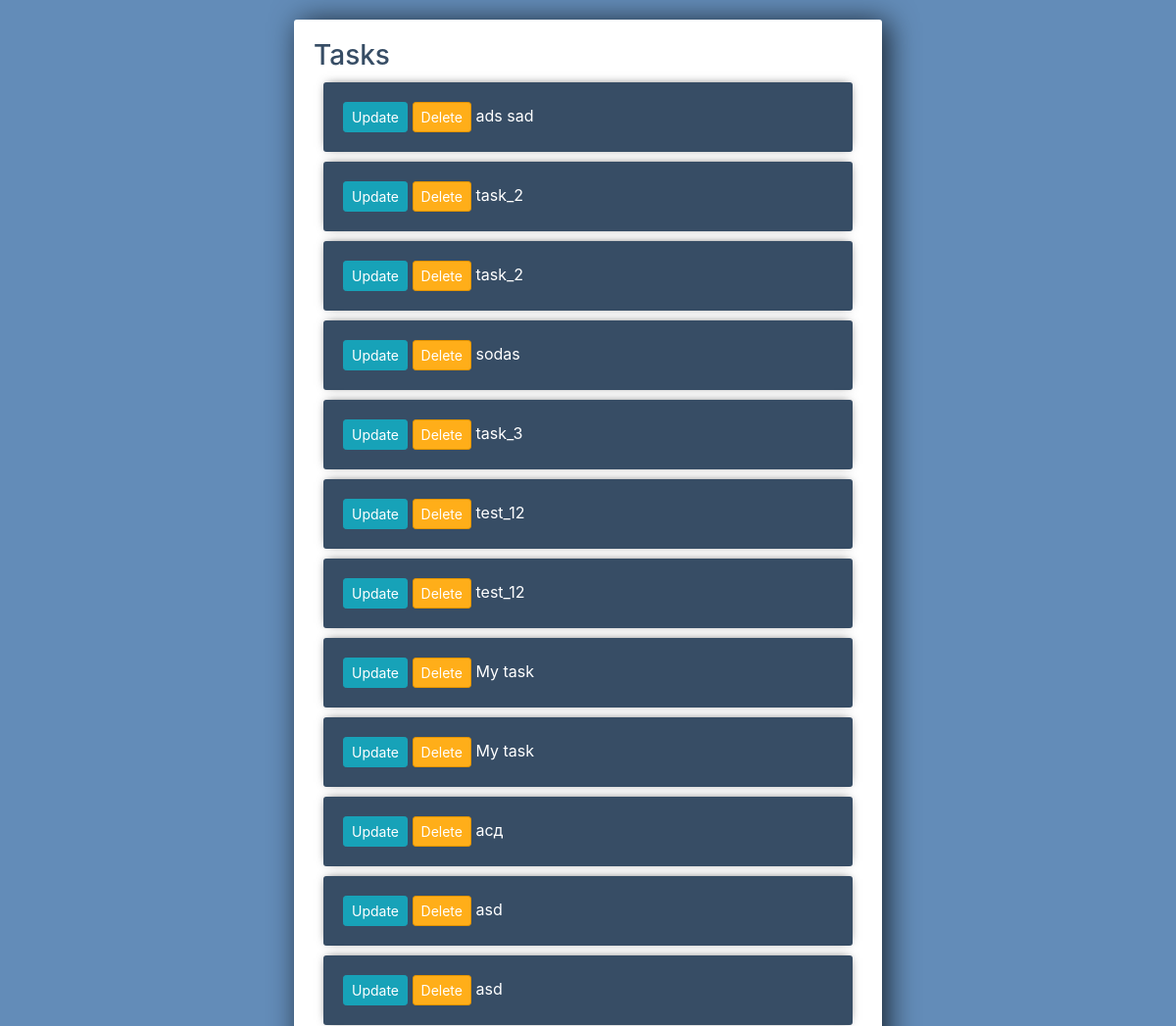
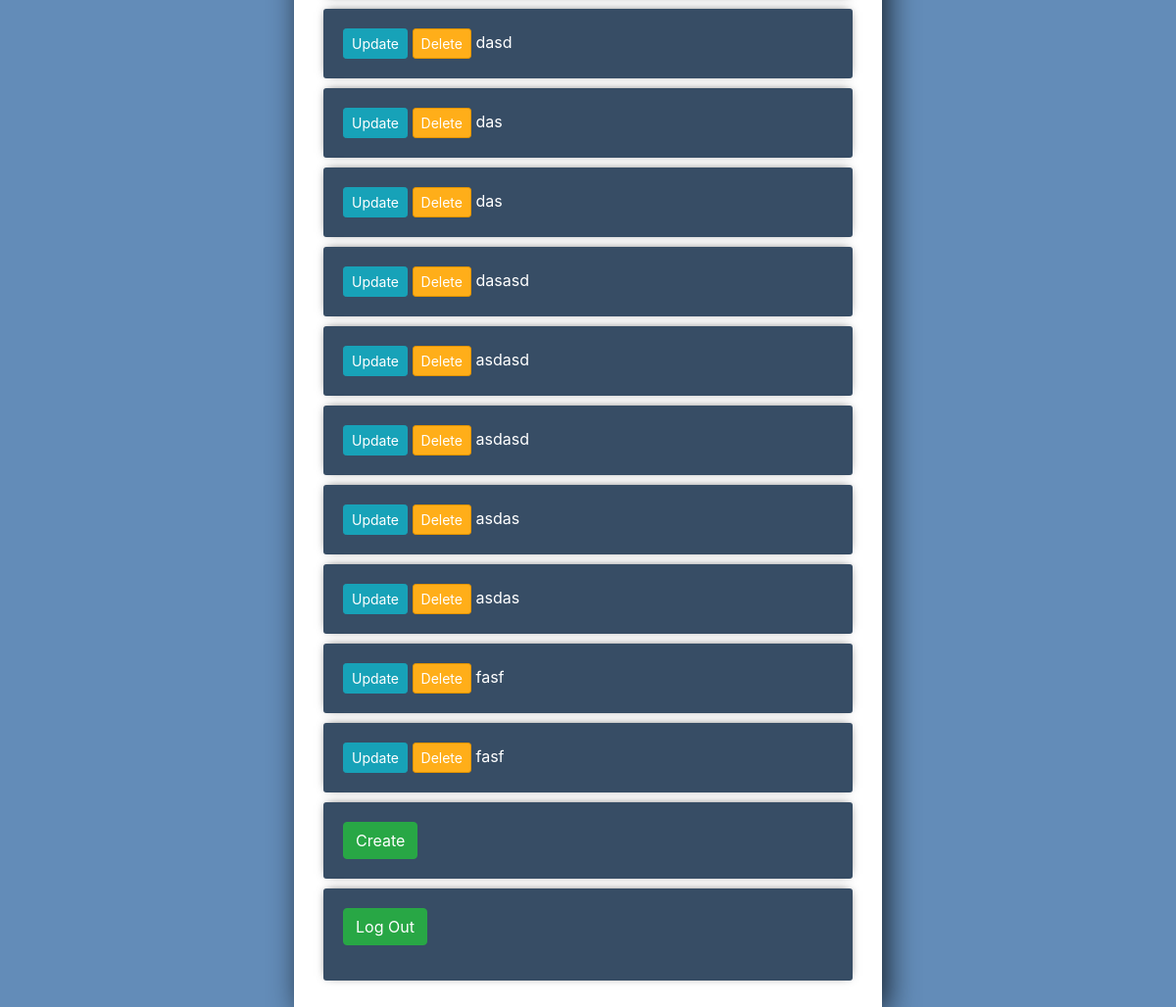
Screenshot of /task/tasks/ with the database file from the repository (2 pictures, top to bottom).
### task/models.py (models this page shows, shortened)
class Task(models.Model):
    user = models.ForeignKey(User, on_delete=models.CASCADE, null=True, blank=True)
    name = models.CharField(max_length=50)
    description = models.TextField()
    created_at = models.DateTimeField(auto_now_add=True)
    status = models.IntegerField(choices=STATUS_CHOICE, default=0)

### task/views.py (the view)
# urls.py: path('tasks/', views.list_task, name="list_task"),
def list_task(request):
    task_list = Task.objects.all()
    return render(request, "task/index.html", context={"tasks": task_list})

### task/templates/task/index.html (shortened to what this page needs)
<!DOCTYPE html>
<html lang="en">
<head>
    <link rel="stylesheet" href="https://stackpath.bootstrapcdn.com/bootstrap/4.3.1/css/bootstrap.min.css">
</head>
<body>
<div class="center-column">
	<div class="todo-list">
	<h3>Tasks</h3>
		{% for task in tasks %}
		<div class="item-row">
			<a class="btn btn-sm btn-info" href="#">Update</a>
			<a class="btn btn-sm btn-danger" href='#'>Delete</a>
			<a href="{% url 'task_view' task.id %}">
				{{ task.name }}
			</a>
		</div>
		{% endfor %}
		<div class="item-row">
				<a href="{% url 'task_create' %}"><button class="btn btn-success" type="submit" name="Create Task">Create</button></a>
		</div>
		<div class="item-row">
				<p><a href="{% url 'user_logout' %}"><button class="btn btn-success" type="submit" name="Logout">Log Out</button></a></p>
	</div>
</div>
</body>
</html>

### task/templates/task/index.html (style rules this page uses)
h3 { color: #374d65; }
body { background-color: #638CB8; }
.center-column { width:600px; margin: 20px auto; padding:20px; background-color: #fff; border-radius: 3px; box-shadow: 6px 2px 30px 0px rgba(0,0,0,0.75); }
.item-row { background-color: #374d65; margin: 10px; padding: 20px; border-radius: 3px; color: #fff; font-size: 16px; box-shadow: 0px -1px 10px -4px rgba(0,0,0,0.75); }
.btn-danger { background-color: #ffae19; border-color: #e59400; }
a { color: white; }

### rows the page displays
Task: name "ads sad"
Task: name "task_2"
Task: name "task_2"
Task: name "sodas"
Task: name "task_3"
Task: name "test_12"
Task: name "test_12"
Task: name "My task"
Task: name "My task"
Task: name "асд"
Task: name "asd"
Task: name "asd"
Task: name "dasd"
Task: name "das"
Task: name "das"
Task: name "dasasd"
Task: name "asdasd"
Task: name "asdasd"
Task: name "asdas"
Task: name "asdas"
Task: name "fasf"
Task: name "fasf"
